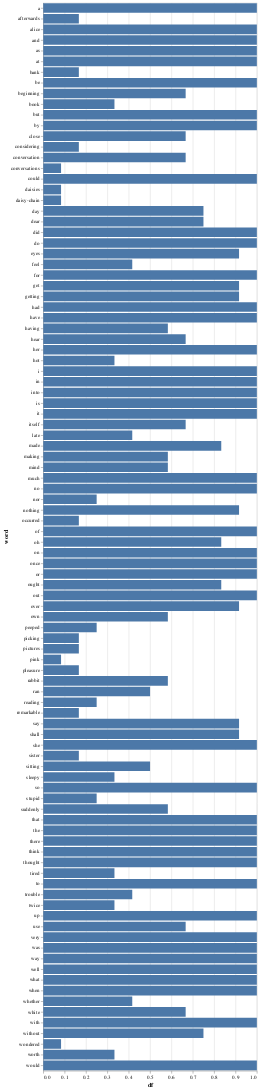

Notebook code cell kept with this figure:
### Code cell
# DF horizontal bar chart
# https://altair-viz.github.io/gallery/bar_chart_horizontal.html

df_chart = alt.Chart(pd_df_data.head(100)).mark_bar().encode(
    y='word:N',
    x="df:Q"
)
df_chart.properties()

### Figure 1 — Vega-Lite specification as saved in the notebook (floating-point values rounded to 4 significant figures)
{"config": {"view": {"continuousWidth": 400, "continuousHeight": 300}}, "data": {"name": "data-dd0bf1d2da03b63fd2f4f10bcc7b0d94"}, "mark": "bar", "encoding": {"x": {"field": "df", "type": "quantitative"}, "y": {"field": "word", "type": "nominal"}}, "$schema": "https://vega.github.io/schema/vega-lite/v4.17.0.json", "datasets": {"data-dd0bf1d2da03b63fd2f4f10bcc7b0d94": [{"word": "alice", "df": 1.0}, {"word": "was", "df": 1.0}, {"word": "beginning", "df": 0.6667}, {"word": "to", "df": 1.0}, {"word": "get", "df": 0.9167}, {"word": "very", "df": 1.0}, {"word": "tired", "df": 0.3333}, {"word": "of", "df": 1.0}, {"word": "sitting", "df": 0.5}, {"word": "by", "df": 1.0}, {"word": "her", "df": 1.0}, {"word": "sister", "df": 0.1667}, {"word": "on", "df": 1.0}, {"word": "the", "df": 1.0}, {"word": "bank", "df": 0.1667}, {"word": "and", "df": 1.0}, {"word": "having", "df": 0.5833}, {"word": "nothing", "df": 0.9167}, {"word": "do", "df": 1.0}, {"word": "once", "df": 1.0}, {"word": "or", "df": 1.0}, {"word": "twice", "df": 0.3333}, {"word": "she", "df": 1.0}, {"word": "had", "df": 1.0}, {"word": "peeped", "df": 0.25}, {"word": "into", "df": 1.0}, {"word": "book", "df": 0.3333}, {"word": "reading", "df": 0.25}, {"word": "but", "df": 1.0}, {"word": "it", "df": 1.0}, {"word": "no", "df": 1.0}, {"word": "pictures", "df": 0.1667}, {"word": "conversations", "df": 0.08333}, {"word": "in", "df": 1.0}, {"word": "what", "df": 1.0}, {"word": "is", "df": 1.0}, {"word": "use", "df": 0.6667}, {"word": "a", "df": 1.0}, {"word": "thought", "df": 1.0}, {"word": "without", "df": 0.75}, {"word": "conversation", "df": 0.6667}, {"word": "so", "df": 1.0}, {"word": "considering", "df": 0.1667}, {"word": "own", "df": 0.5833}, {"word": "mind", "df": 0.5833}, {"word": "as", "df": 1.0}, {"word": "well", "df": 1.0}, {"word": "could", "df": 1.0}, {"word": "for", "df": 1.0}, {"word": "hot", "df": 0.3333}, {"word": "day", "df": 0.75}, {"word": "made", "df": 0.8333}, {"word": "feel", "df": 0.4167}, {"word": "sleepy", "df": 0.3333}, {"word": "stupid", "df": 0.25}, {"word": "whether", "df": 0.4167}, {"word": "pleasure", "df": 0.1667}, {"word": "making", "df": 0.5833}, {"word": "daisy-chain", "df": 0.08333}, {"word": "would", "df": 1.0}, {"word": "be", "df": 1.0}, {"word": "worth", "df": 0.3333}, {"word": "trouble", "df": 0.4167}, {"word": "getting", "df": 0.9167}, {"word": "up", "df": 1.0}, {"word": "picking", "df": 0.1667}, {"word": "daisies", "df": 0.08333}, {"word": "when", "df": 1.0}, {"word": "suddenly", "df": 0.5833}, {"word": "white", "df": 0.6667}, {"word": "rabbit", "df": 0.5833}, {"word": "with", "df": 1.0}, {"word": "pink", "df": 0.08333}, {"word": "eyes", "df": 0.9167}, {"word": "ran", "df": 0.5}, {"word": "close", "df": 0.6667}, {"word": "there", "df": 1.0}, {"word": "remarkable", "df": 0.1667}, {"word": "that", "df": 1.0}, {"word": "nor", "df": 0.25}, {"word": "did", "df": 1.0}, {"word": "think", "df": 1.0}, {"word": "much", "df": 1.0}, {"word": "out", "df": 1.0}, {"word": "way", "df": 1.0}, {"word": "hear", "df": 0.6667}, {"word": "say", "df": 0.9167}, {"word": "itself", "df": 0.6667}, {"word": "oh", "df": 0.8333}, {"word": "dear", "df": 0.75}, {"word": "i", "df": 1.0}, {"word": "shall", "df": 0.9167}, {"word": "late", "df": 0.4167}, {"word": "over", "df": 0.9167}, {"word": "afterwards", "df": 0.1667}, {"word": "occurred", "df": 0.1667}, {"word": "ought", "df": 0.8333}, {"word": "have", "df": 1.0}, {"word": "wondered", "df": 0.08333}, {"word": "at", "df": 1.0}]}}
